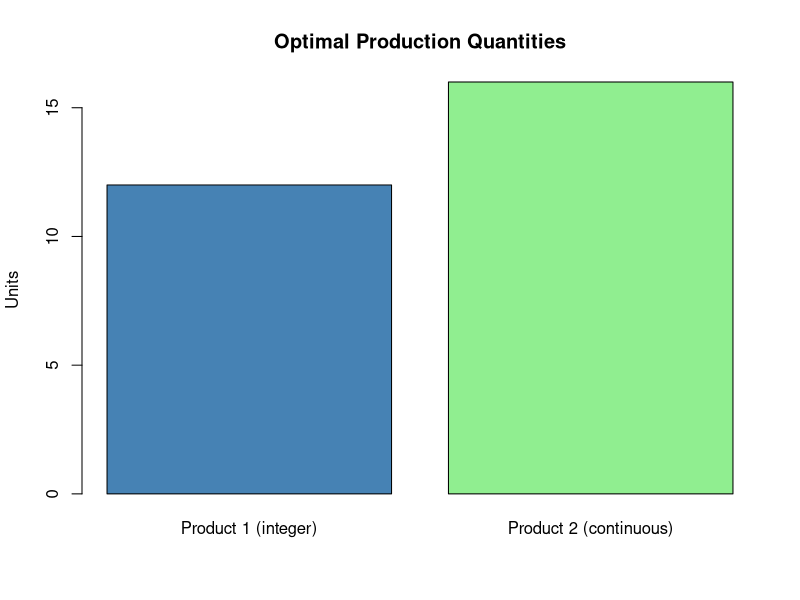

R code for this plot:
#  binaryintegerprogramming.r and
# integerprogramming.r use all.bin/all.int, which force EVERY variable
# to be binary or integer. Many real problems mix variable types - some
# continuous, some integer - which needs the int.vec argument instead.

library(lpSolve)

# Example: maximize profit choosing production quantities for two
# products, where product 1 must be produced in whole units (e.g. a
# machine setup), but product 2 can be any continuous amount
obj.fun <- c(30, 20)                                   # profit per unit
constr <- matrix(c(2, 1,   # labor hours
                    1, 3), # material units
                  nrow = 2, byrow = TRUE)
constr.dir <- c("<=", "<=")
rhs <- c(40, 60)

# int.vec specifies WHICH variable positions must be integers (here, just
# variable 1); any variable not listed stays continuous
mip.sol <- lp("max", obj.fun, constr, constr.dir, rhs, int.vec = c(1))

mip.sol$objval
mip.sol$solution

# --- chart: bar chart of the optimal solution values, one bar per decision
# variable, since optimization output is otherwise just a vector of numbers ---
barplot(mip.sol$solution, names.arg = c("Product 1 (integer)", "Product 2 (continuous)"),
        col = c("steelblue", "lightgreen"),
        main = "Optimal Production Quantities", ylab = "Units")
